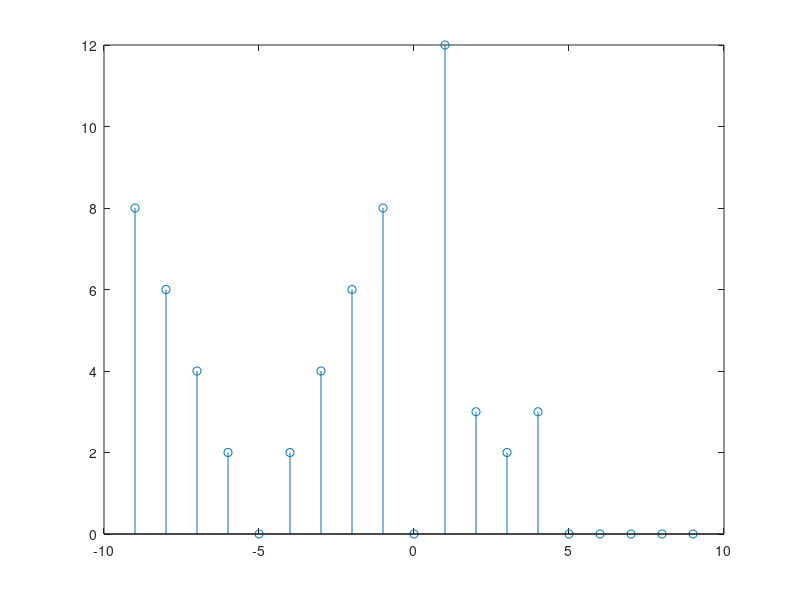

Reproduce this figure in MATLAB.
%....................ALEF
n1=1:9;
n2=n1+2;
n3=union(n1,n2);
x1=zeros(size(n3));
x=[4 3 2 1 0 1 2 3 4];
x1(n1)=x1(n1)+x.*2;
x1(n2)=x1(n2)+x.*4;
stem(n3,x1);
%...........................B
n1=1:9;
n2=-1*n1+4;
n3=-1*n1;
x=[4 3 2 1 0 1 2 3 4];
n4=union(n1,n2);
n4=union(n4,n3);
x2=zeros(size(n4));
t=zeros(size(n1));
t(1:4)=x(2:2:9);
x2(n1+10)=x;
x2(n1+10)=x2(n1+10).*t;
x2(n3+10)=2*x;
stem(n4,x2);